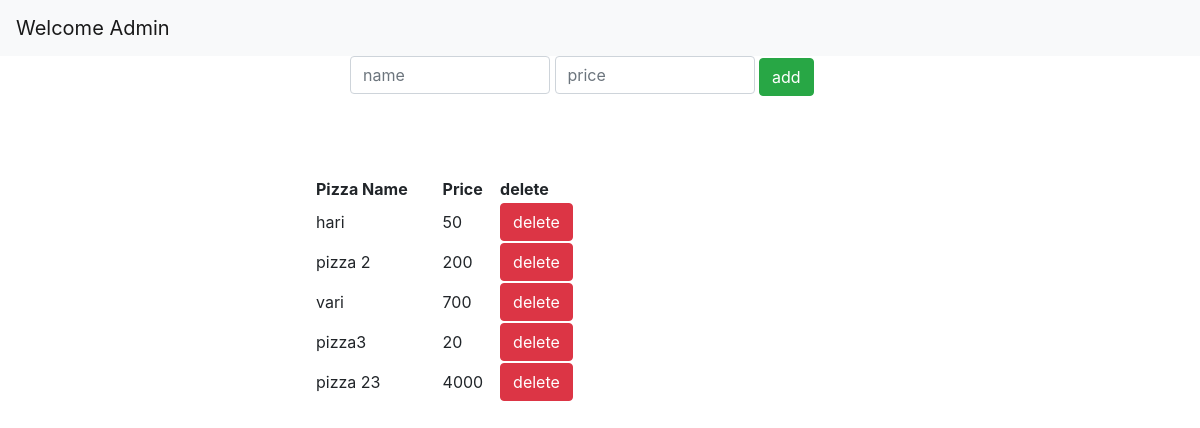
The page /adminhome/ on the database its author committed.
### myapp/models.py (models this page shows)
class PizzaModel(models.Model):
	name = models.CharField(max_length = 10)
	price = models.CharField(max_length = 10)

### myapp/views.py (the view)
# urls.py: path('adminhome/',views.adminhome,name="adminhome"),
def adminhome(request):
	context = {'pizzas' : PizzaModel.objects.all()}
	return render(request,"myapp/adminhome.html",context)

### myapp/templates/myapp/adminhome.html (shortened to what this page needs)
{% extends 'myapp/base.html' %}
{% block content %}
<nav class="navbar navbar-light bg-light">
  <a class="navbar-brand">Welcome Admin</a>
</nav>
<form method="post" action="{% url 'addpizza' %}">
	<div class="container" style="width: 530px;display: block;margin: auto">
		<input type="text" placeholder="name" class="form-control" name="pizza" style="width: 200px;display: inline;margin: auto">
		<input type="text" class="form-control" placeholder="price" name="price" style="width: 200px;display: inline;margin: auto">
	<input style="display: inline" type="submit" value="add" name="" class="btn btn-success">
	</div>
</form>
<div class="container" style="width: 50%;display: block;margin: auto;margin-top: 80px">
	<table style="width: 50%">
	<tr>
		<th>Pizza Name</th>
		<th>Price</th>
		<th>delete</th>
	</tr>
	{% for pizza in pizzas%}
	<tr>
		<td>{{pizza.name}}</td>
		<td>{{pizza.price}}</td>
		<td><a href="/deletepizza/{{pizza.id}}/" class="btn btn-danger">delete</a></td>
	</tr>
	{% endfor %}
</table>
</div>
{% endblock %}

### myapp/templates/myapp/base.html (shortened to what this page needs)
<!DOCTYPE html>
<html>
<head>
	<link rel="stylesheet" href="https://stackpath.bootstrapcdn.com/bootstrap/4.5.0/css/bootstrap.min.css">
</head>
<body>
{% block content %}
{% endblock %}
</body>
</html>

### rows shown on the page
PizzaModel: name "hari", price "50"
PizzaModel: name "pizza 2", price "200"
PizzaModel: name "vari", price "700"
PizzaModel: name "pizza3", price "20"
PizzaModel: name "pizza 23", price "4000"
